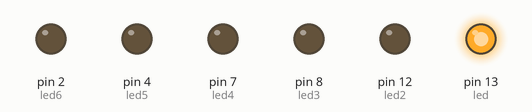
Simulated run of this sketch. Board: Arduino Uno, built with avr-gcc and run on an emulated ATmega328P. Parts: output pins drawn as LEDs (lit = HIGH).

Above: at 0.06 s.
At 0.32 s:
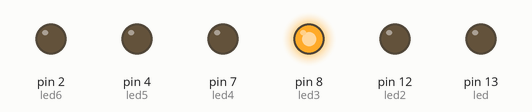
At 0.45 s:
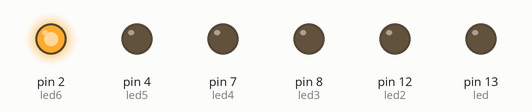
At 0.97 s:
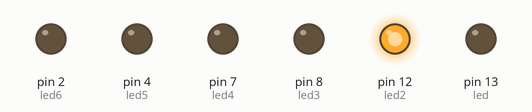
At 1.49 s:
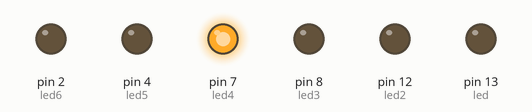
At 2.92 s:
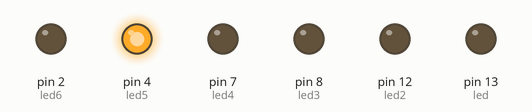
Timing chart, 0 to 3.2 s (numbered marks = the images above):
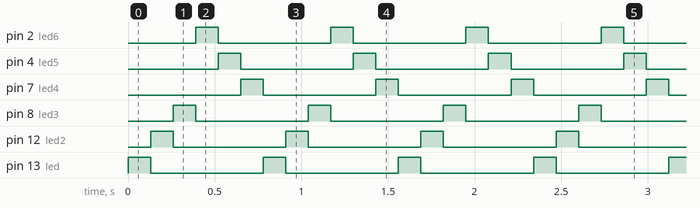

The sketch:

hw1.ino
```cpp
int led = 13;
int led2 = 12;
int led3 = 8;
int led4 = 7;
int led5 = 4;
int led6 = 2;

void setup() {
  pinMode(led, OUTPUT);
  pinMode(led2, OUTPUT);
  pinMode(led3, OUTPUT);
  pinMode(led4, OUTPUT);
  pinMode(led5, OUTPUT);
  pinMode(led6, OUTPUT);
}

void loop() {
  digitalWrite(led, HIGH);
  delay(130);
  digitalWrite(led, LOW);
  digitalWrite(led2, HIGH);
  delay(130);
  digitalWrite(led2, LOW);
  digitalWrite(led3, HIGH);
  delay(130);
  digitalWrite(led3, LOW);
  digitalWrite(led6, HIGH);
  delay(130);
  digitalWrite(led6, LOW);
  digitalWrite(led5, HIGH);
  delay(130);
  digitalWrite(led5, LOW);
  digitalWrite(led4, HIGH);
  delay(130);
  digitalWrite(led4, LOW);
}
```

Measured:
- by itself, pin 2 (led6), pin 4 (led5), pin 7 (led4), pin 8 (led3), pin 12 (led2), pin 13 (led): alternates HIGH for 0.13 s and LOW for 0.65 s
- by itself, everything shown: repeats every 0.78 s, in 6 steps
